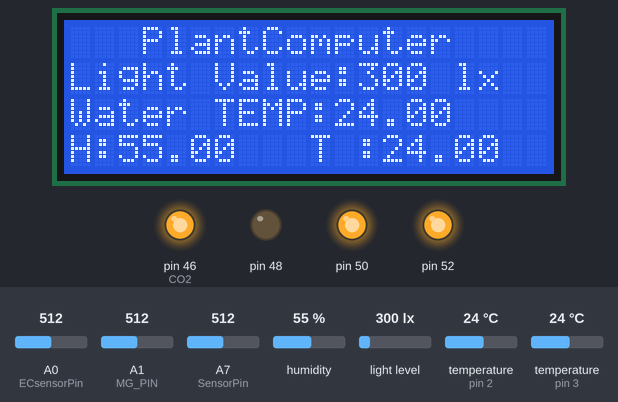
The sketch below on a simulated Arduino Mega 2560, built with avr-gcc and run on an emulated ATmega2560. Shown: 20×4 character LCD, output pins drawn as LEDs (lit = HIGH). Inputs (shaded band) come from the test bench; at power-on: A1 (MG_PIN) = 512, light level 300 lx, temperature (sensors on pin 2, pin 3) 24 °C, A0 (ECsensorPin) = 512, A7 (SensorPin) = 512, humidity 55 %. What the sketch prints to the serial monitor is not drawn.

Above: at 7.6 s.
7.7 s: A1 (MG_PIN) set to 193
20.2 s: A1 (MG_PIN) set to 174
At 27.9 s:
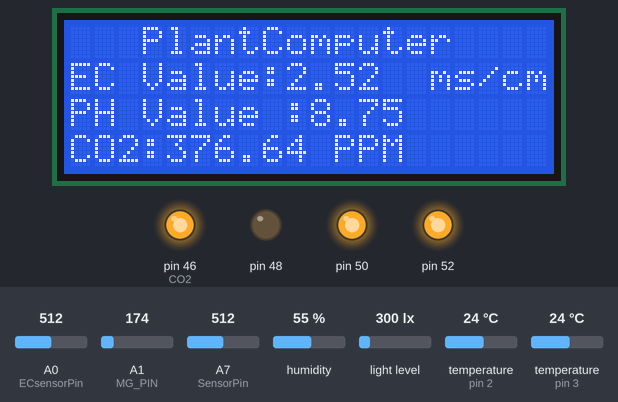
31.0 s: light level set to 40 lx
At 39.4 s:
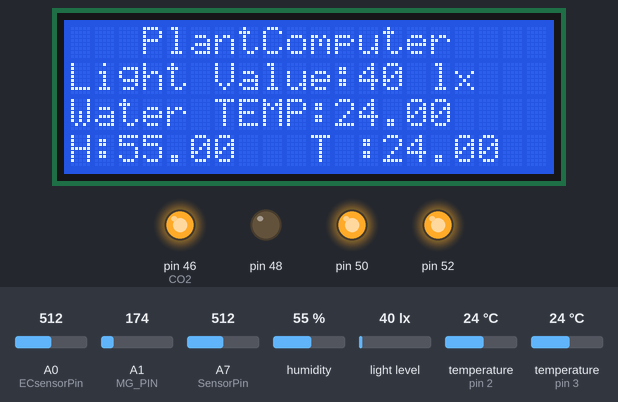
43.5 s: temperature (sensor on pin 2) set to 12 °C
At 49.93 s:
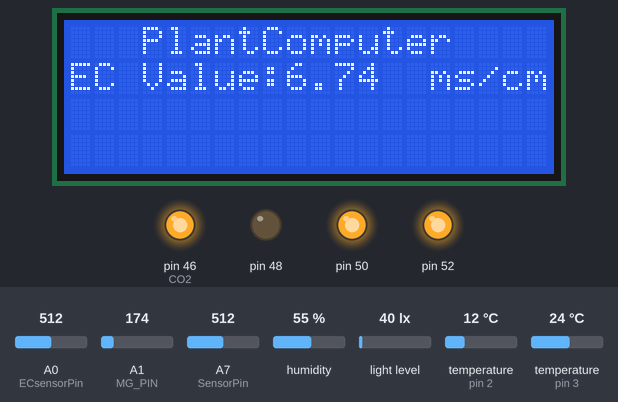
51.3 s: temperature (sensor on pin 2) set to 0 °C
At 58.7 s:
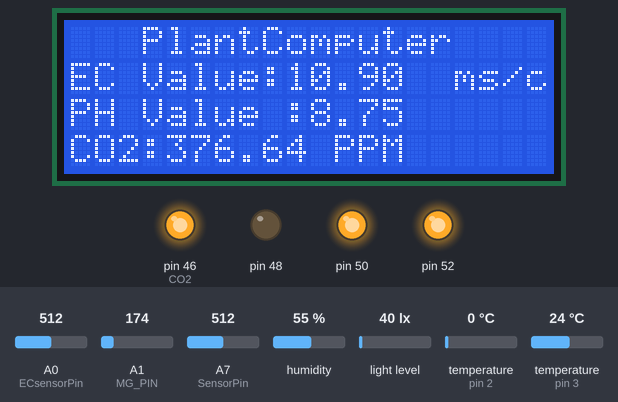
62.3 s: A1 (MG_PIN) set to 306
At 65.9 s:
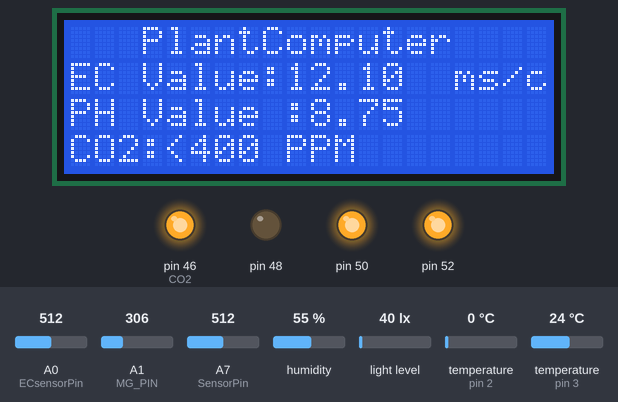
Timing chart, 0 to 67.4 s (numbered marks = the images above; inputs shaded):
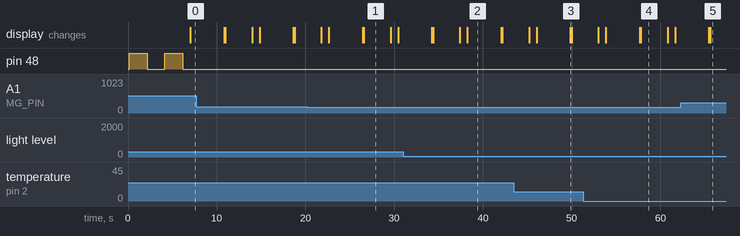

Measured:
- the behaviour switches between 185 and 184 on A1 (MG_PIN) (found by bisection; images 0 and 1)
- after the input at 20.2 s, the display: first differs from a run without the input after 6.4 s (image 1)
- after the input at 62.3 s, the display: first differs from a run without the input after 3.3 s (image 5)
- what the display in image 1 shows lasts 3.0 s, from 26.6 s to 29.6 s
- what the display in image 2 shows lasts 3.9 s, from 38.2 s to 42.1 s

The sketch:

PlantComputer.ino
```cpp
/*

     Connection:
  BH1750
    VCC -> 5V (3V3 on Arduino Due, Zero, MKR1000, etc)
    GND -> GND
    SCL -> SCL (A5 on Arduino Uno, Leonardo, etc or 21 on Mega and Due)
    SDA -> SDA (A4 on Arduino Uno, Leonardo, etc or 20 on Mega and Due)
    ADD -> (not connected) or GND
  4002a
    VCC -> 5V (3V3 on Arduino Due, Zero, MKR1000, etc)
    GND -> GND
    SCL -> SCL (A5 on Arduino Uno, Leonardo, etc or 21 on Mega and Due)
    SDA -> SDA (A4 on Arduino Uno, Leonardo, etc or 20 on Mega and Due)
  DS18B20
    VCC -> 5V (3V3 on Arduino Due, Zero, MKR1000, etc)
    GND -> GND
    ds -> 2
  DHT11
    VCC -> 5V (3V3 on Arduino Due, Zero, MKR1000, etc)
    GND -> GND
    s -> 3
*/
#include <Wire.h>
#include <OneWire.h>
#include <DallasTemperature.h>
#include <BH1750.h>
#include <LiquidCrystal_I2C.h>
#include <dht11.h>
#define ONE_WIRE_BUS 2

dht11 DHT11;
#define DHT11PIN 3
OneWire oneWire(ONE_WIRE_BUS);
DallasTemperature sensors(&oneWire);
BH1750 lightMeter;
LiquidCrystal_I2C lcd(0x3F, 20, 4); // set the LCD address to 0x27 for a 16 chars and 2 line display

/*
   _______________threshold value_________________
*/
#define CO2_Threshold_LOW   1
#define CO2_Threshold_HIGH   1
#define Air_TEMP_Threshold_LOW    1
#define Air_TEMP_Threshold_HIGH   1
#define Light_Threshold_LOW    1
#define Light_Threshold_HIGH   1


/*
   ________________Conductivity_Init__________________
*/

const byte numReadings = 20;     //the number of sample times
byte ECsensorPin = A0;  //EC Meter analog output,pin on analog 1
unsigned int AnalogSampleInterval = 25, printInterval = 700, tempSampleInterval = 850; //analog sample interval;serial print interval;temperature sample interval
unsigned int readings[numReadings];      // the readings from the analog input
byte index = 0;                  // the index of the current reading
unsigned long AnalogValueTotal = 0;                  // the running total
unsigned int AnalogAverage = 0, averageVoltage = 0;             // the average
unsigned long AnalogSampleTime, printTime, tempSampleTime;
float temperature, ECcurrent;
/*
   ________________PH_Init__________________
*/
#define SensorPin A7            //pH meter Analog output to Arduino Analog Input 0
#define Offset 0.00            //deviation compensate
unsigned long int avgValue;     //Store the average value of the sensor feedback

/*
   _______________Setup__________________
*/
void setup() {
  // put your setup code here, to run once:
  Serial.begin(9600);
  sensors.begin();
  lightMeter.begin();
  Serial.println(F("BH1750 Test"));
  for (byte thisReading = 0; thisReading < numReadings; thisReading++)
    readings[thisReading] = 0;
  AnalogSampleTime = millis();
  printTime = millis();
  tempSampleTime = millis();
  lcd.init();                      // initialize the lcd
  lcd.init();
  // Print a message to the LCD.
  lcd.backlight();
  lcd.setCursor(3, 0);
  lcd.print("PlantComputer");
  pinMode(46, OUTPUT);//CO2
  pinMode(48, OUTPUT);//生长灯
  pinMode(50, OUTPUT);//冷却风扇
  pinMode(52, OUTPUT);//加热
  digitalWrite(46, HIGH);
  digitalWrite(48, HIGH);
  digitalWrite(50, HIGH);
  digitalWrite(52, HIGH);
  delay(2000);
  digitalWrite(48, LOW);
  delay(2000);
  digitalWrite(48, HIGH);
  delay(2000);
  digitalWrite(48, LOW);
}


/*
   ________________PH__________________
*/
void PH_detect()
{
  int buf[10];                //buffer for read analog
  for (int i = 0; i < 10; i++) //Get 10 sample value from the sensor for smooth the value
  {
    buf[i] = analogRead(SensorPin);
    delay(10);
  }
  for (int i = 0; i < 9; i++) //sort the analog from small to large
  {
    for (int j = i + 1; j < 10; j++)
    {
      if (buf[i] > buf[j])
      {
        int temp = buf[i];
        buf[i] = buf[j];
        buf[j] = temp;
      }
    }
  }
  avgValue = 0;
  for (int i = 2; i < 8; i++)               //take the average value of 6 center sample
    avgValue += buf[i];
  float phValue = (float)avgValue * 5.0 / 1024 / 6; //convert the analog into millivolt
  phValue = 3.5 * phValue + Offset;                //convert the millivolt into pH value
  Serial.print("    pH:");
  Serial.print(phValue, 2);
  Serial.println(" ");

  lcd.setCursor(0, 2);
  lcd.print("PH Value :");
  lcd.print(phValue);//水温
  //  digitalWrite(13, HIGH);
  //  delay(800);
  //  digitalWrite(13, LOW);
}
/*
   _______________Conductivity___________________
*/
void Conductivity()
{
  Serial.println("______________");
  Serial.println(AnalogSampleTime);
  Serial.println(printTime);
  Serial.println(tempSampleTime);
  Serial.println(millis());

  if (millis() - AnalogSampleTime >= AnalogSampleInterval)
  {
    AnalogSampleTime = millis();
    // subtract the last reading:
    AnalogValueTotal = AnalogValueTotal - readings[index];
    // read from the sensor:
    readings[index] = analogRead(ECsensorPin);
    // add the reading to the total:
    AnalogValueTotal = AnalogValueTotal + readings[index];
    // advance to the next position in the array:
    index = index + 1;
    // if we're at the end of the array...
    if (index >= numReadings)
      // ...wrap around to the beginning:
      index = 0;
    // calculate the average:
    AnalogAverage = AnalogValueTotal / numReadings;
  }
  /*
    Every once in a while,MCU read the temperature from the DS18B20 and then let the DS18B20 start the convert.
    Attention:The interval between start the convert and read the temperature should be greater than 750 millisecond,or the temperature is not accurate!
  */
  if (millis() - tempSampleTime >= tempSampleInterval)
  {
    tempSampleTime = millis();
    get_water_Temp();

    // temperature = TempProcess(ReadTemperature);  // read the current temperature from the  DS18B20
    // TempProcess(StartConvert);                   //after the reading,start the convert for next reading


  }
  /*
    Every once in a while,print the information on the serial monitor.
  */
  if (millis() - printTime >= printInterval)
  {
    printTime = millis();
    averageVoltage = AnalogAverage * (float)5000 / 1024;
    Serial.print("Analog value:");
    Serial.print(AnalogAverage);   //analog average,from 0 to 1023
    Serial.print("    Voltage:");
    Serial.print(averageVoltage);  //millivolt average,from 0mv to 4995mV
    Serial.print("mV    ");
    Serial.print("temp:");
    Serial.print(temperature);    //current temperature
    Serial.print("^C     EC:");

    float TempCoefficient = 1.0 + 0.0185 * (temperature - 25.0); //temperature compensation formula: fFinalResult(25^C) = fFinalResult(current)/(1.0+0.0185*(fTP-25.0));
    float CoefficientVolatge = (float)averageVoltage / TempCoefficient;
    if (CoefficientVolatge < 150)
      Serial.println("No solution!"); //25^C 1413us/cm<-->about 216mv  if the voltage(compensate)<150,that is <1ms/cm,out of the range
    else if (CoefficientVolatge > 3300)
      Serial.println("Out of the range!"); //>20ms/cm,out of the range
    else
    {
      if (CoefficientVolatge <= 448)
        ECcurrent = 6.84 * CoefficientVolatge - 64.32; //1ms/cm<EC<=3ms/cm
      else if (CoefficientVolatge <= 1457)
        ECcurrent = 6.98 * CoefficientVolatge - 127; //3ms/cm<EC<=10ms/cm
      else ECcurrent = 5.3 * CoefficientVolatge + 2278;                     //10ms/cm<EC<20ms/cm
      ECcurrent /= 1000;  //convert us/cm to ms/cm
      Serial.print(ECcurrent, 2); //two decimal
      Serial.println("ms/cm");
    }
  }
  lcd.clear();//清屏
  lcd.setCursor(3, 0);
  lcd.print("PlantComputer");
  lcd.setCursor(0, 1);
  lcd.print("EC Value:");
  lcd.print(ECcurrent);//水温
  lcd.print("  ms/cm");

}


/*
   ________________waterTemperature__________________
*/
void water_Temp()
{
  sensors.requestTemperatures();
  temperature = sensors.getTempCByIndex(0);
  Serial.println(temperature);
  lcd.setCursor(0, 2);
  lcd.print("Water TEMP:");
  lcd.print(sensors.getTempCByIndex(0));//水温
}

void get_water_Temp()
{
  sensors.requestTemperatures();
  temperature = sensors.getTempCByIndex(0);
  Serial.println(temperature);
}

/*
   ________________AirTemperatureHumidity__________________
*/

float temperature_air = 0;
float humidity_air = 0;
void Temp_Hum()//温湿度
{
  int chk = DHT11.read(DHT11PIN);

  // lcd.print(" ·C");
  lcd.setCursor(0, 3);
  lcd.print("H:");
  humidity_air = DHT11.humidity;
  lcd.print((float)DHT11.humidity, 2);//打印光照值
  lcd.setCursor(10, 3);
  lcd.print("T :");
  temperature_air = DHT11.temperature;
  lcd.print((float)DHT11.temperature, 2);//打印光照值
}
/*
   ________________light__________________
*/
void light()
{
  uint16_t lux = lightMeter.readLightLevel();
  Serial.print("Light: ");
  Serial.print(lux);
  Serial.println(" lx");
  lcd.setCursor(0, 1);
  lcd.print("Light Value:");
  lcd.print(lux);//打印光照值
  lcd.print(" lx");
}
#define         DC_GAIN                      (3)   //define the DC gain of amplifier
#define         MG_PIN                       (A1)
/*
   ________________CO2__________________
*/

void CO2()
{
  float volts;
  volts = (float)analogRead(MG_PIN) * 5 / 1024;

  if (volts > 0.9)
  {
    Serial.print( "<400" );
    lcd.setCursor(0, 3);
    lcd.print("CO2:");
    lcd.print("<400");
    lcd.print(" PPM");
  }
  else
  {
    Serial.print(320 / volts);
    lcd.setCursor(0, 3);
    lcd.print("CO2:");
    lcd.print(320 / volts);
    lcd.print(" PPM");
  }

}
/*
   ________________LCD4002__________________
*/
void LCD4002_Show()
{

}

/*
   ________________Adjustment通过打开各种执行器来调整参数__________________
*/
void Adjust()
{
  if (temperature_air < 20)
  { //打开加热器
    digitalWrite(52, LOW); //加热
  }
  if (temperature_air > 25)
  { //打开加热器
    digitalWrite(52, HIGH); //不加热
  }
  if (temperature_air > 30)//开风扇
  { //打开风扇
    digitalWrite(50, LOW);
  }
  if (temperature_air < 25)
  { //打开加热器
    digitalWrite(50, HIGH); //关风扇
  }


}
//  if ()
//  { // 如果光照小于光照阈值就打开生长灯
//
//  }
//  else
//  {


//  if ()
//  { // 如果温度低于   就打开加热器
//
//  }
//  if ()
//  { // 如果温度高于    就打开风扇散热
//
//  }
//
//  if ()
//  { // 如果二氧化碳浓度高于    就打开风扇散热
//
//  }


/*
   ________________main__________________
*/
void loop() {
  // put your main code here, to run repeatedly:
  //_____page1_____
  lcd.clear();//清屏
  lcd.setCursor(3, 0);
  lcd.print("PlantComputer");
  water_Temp();
  Temp_Hum();
  light();
  delay(3000);
  //_____page2_____
  Conductivity();
  PH_detect();

  CO2();
  // Adjust();
  delay(3000);
}
```
